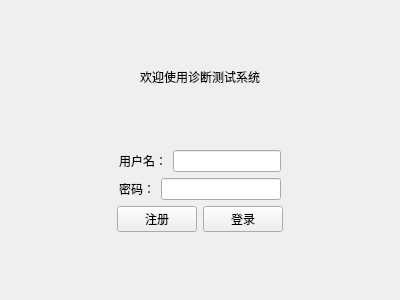
<?xml version="1.0" encoding="UTF-8"?>
<ui version="4.0">
 <class>LoginView</class>
 <widget class="QWidget" name="LoginView">
  <property name="geometry">
   <rect>
    <x>0</x>
    <y>0</y>
    <width>400</width>
    <height>300</height>
   </rect>
  </property>
  <property name="windowTitle">
   <string>登录</string>
  </property>
  <layout class="QVBoxLayout" name="verticalLayout_2">
   <item>
    <spacer name="verticalSpacer_3">
     <property name="orientation">
      <enum>Qt::Orientation::Vertical</enum>
     </property>
     <property name="sizeHint" stdset="0">
      <size>
       <width>20</width>
       <height>40</height>
      </size>
     </property>
    </spacer>
   </item>
   <item>
    <widget class="QLabel" name="label">
     <property name="text">
      <string>欢迎使用诊断测试系统</string>
     </property>
     <property name="alignment">
      <set>Qt::AlignmentFlag::AlignCenter</set>
     </property>
    </widget>
   </item>
   <item>
    <spacer name="verticalSpacer_2">
     <property name="orientation">
      <enum>Qt::Orientation::Vertical</enum>
     </property>
     <property name="sizeHint" stdset="0">
      <size>
       <width>20</width>
       <height>40</height>
      </size>
     </property>
    </spacer>
   </item>
   <item>
    <layout class="QHBoxLayout" name="horizontalLayout_3">
     <item>
      <spacer name="horizontalSpacer">
       <property name="orientation">
        <enum>Qt::Orientation::Horizontal</enum>
       </property>
       <property name="sizeHint" stdset="0">
        <size>
         <width>40</width>
         <height>20</height>
        </size>
       </property>
      </spacer>
     </item>
     <item>
      <layout class="QVBoxLayout" name="verticalLayout">
       <item>
        <layout class="QHBoxLayout" name="horizontalLayout">
         <item>
          <widget class="QLabel" name="label_2">
           <property name="text">
            <string>用户名：</string>
           </property>
          </widget>
         </item>
         <item>
          <widget class="QLineEdit" name="inputUserName"/>
         </item>
        </layout>
       </item>
       <item>
        <layout class="QHBoxLayout" name="horizontalLayout_2">
         <item>
          <widget class="QLabel" name="label_3">
           <property name="text">
            <string>密码：</string>
           </property>
          </widget>
         </item>
         <item>
          <widget class="QLineEdit" name="inputUserPassword">
           <property name="maximumSize">
            <size>
             <width>132</width>
             <height>16777215</height>
            </size>
           </property>
           <property name="echoMode">
            <enum>QLineEdit::EchoMode::Password</enum>
           </property>
          </widget>
         </item>
        </layout>
       </item>
      </layout>
     </item>
     <item>
      <spacer name="horizontalSpacer_2">
       <property name="orientation">
        <enum>Qt::Orientation::Horizontal</enum>
       </property>
       <property name="sizeHint" stdset="0">
        <size>
         <width>40</width>
         <height>20</height>
        </size>
       </property>
      </spacer>
     </item>
    </layout>
   </item>
   <item>
    <layout class="QHBoxLayout" name="horizontalLayout_4">
     <item>
      <spacer name="horizontalSpacer_3">
       <property name="orientation">
        <enum>Qt::Orientation::Horizontal</enum>
       </property>
       <property name="sizeHint" stdset="0">
        <size>
         <width>40</width>
         <height>20</height>
        </size>
       </property>
      </spacer>
     </item>
     <item>
      <widget class="QPushButton" name="btSignUp">
       <property name="text">
        <string>注册</string>
       </property>
      </widget>
     </item>
     <item>
      <widget class="QPushButton" name="btSignin">
       <property name="text">
        <string>登录</string>
       </property>
      </widget>
     </item>
     <item>
      <spacer name="horizontalSpacer_4">
       <property name="orientation">
        <enum>Qt::Orientation::Horizontal</enum>
       </property>
       <property name="sizeHint" stdset="0">
        <size>
         <width>40</width>
         <height>20</height>
        </size>
       </property>
      </spacer>
     </item>
    </layout>
   </item>
   <item>
    <spacer name="verticalSpacer">
     <property name="orientation">
      <enum>Qt::Orientation::Vertical</enum>
     </property>
     <property name="sizeHint" stdset="0">
      <size>
       <width>20</width>
       <height>40</height>
      </size>
     </property>
    </spacer>
   </item>
  </layout>
 </widget>
 <resources/>
 <connections/>
</ui>
